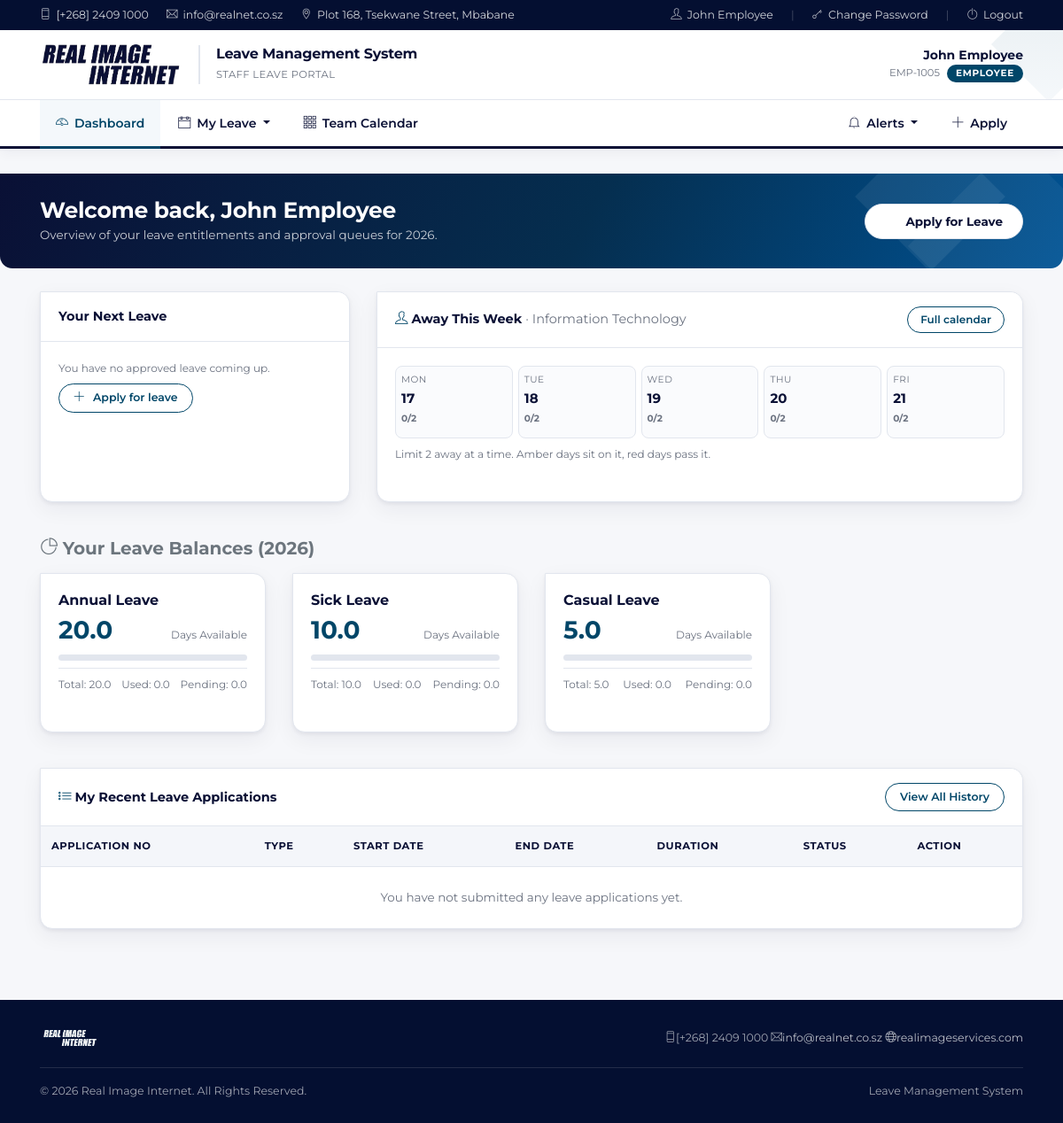
The page /modules/dashboard/index.php (signed in) on the database its author committed.
### tables this page shows
CREATE TABLE IF NOT EXISTS `departments` (
    `id` INT AUTO_INCREMENT PRIMARY KEY,
    `name` VARCHAR(100) NOT NULL,
    `line_manager_id` INT NULL,
     
     
    `max_concurrent_absences` INT NULL DEFAULT NULL
);

CREATE TABLE IF NOT EXISTS `leave_entitlements` (
    `id` INT AUTO_INCREMENT PRIMARY KEY,
    `user_id` INT NOT NULL,
    `leave_type_id` INT NOT NULL,
    `year` INT NOT NULL,
    `total_days` DECIMAL(5,2) NOT NULL DEFAULT 0.00,
    `used_days` DECIMAL(5,2) NOT NULL DEFAULT 0.00,
    `pending_days` DECIMAL(5,2) NOT NULL DEFAULT 0.00,
    CONSTRAINT `fk_entitlements_user` FOREIGN KEY (`user_id`) REFERENCES `users`(`id`) ON DELETE CASCADE,
    CONSTRAINT `fk_entitlements_type` FOREIGN KEY (`leave_type_id`) REFERENCES `leave_types`(`id`) ON DELETE CASCADE,
    UNIQUE KEY `unique_user_type_year` (`user_id`, `leave_type_id`, `year`)
);

CREATE TABLE IF NOT EXISTS `leave_types` (
    `id` INT AUTO_INCREMENT PRIMARY KEY,
    `name` VARCHAR(50) NOT NULL,
    `code` VARCHAR(10) NOT NULL UNIQUE,
    `max_days_per_year` INT NOT NULL DEFAULT 0,
    `requires_attachment` TINYINT(1) NOT NULL DEFAULT 0,
    `is_paid` TINYINT(1) NOT NULL DEFAULT 1,
     
     
    `min_days_per_request` DECIMAL(4,1) NOT NULL DEFAULT 0.5,
    `max_days_per_request` DECIMAL(5,1) NULL DEFAULT NULL,
    `allow_half_day` TINYINT(1) NOT NULL DEFAULT 1,
     
    `min_notice_days` INT NOT NULL DEFAULT 0,
     
     
    `attachment_threshold_days` DECIMAL(4,1) NOT NULL DEFAULT 0.0,
     
    `is_active` TINYINT(1) NOT NULL DEFAULT 1
);

### modules/dashboard/index.php (the view, shortened to what the rows shown need)
<?php
require_once __DIR__ . '/../../helpers/LeaveCapacity.php';
$userId = $_SESSION['user_id'];
$db = getDBConnection();
$stmtEnt = $db->prepare("
    SELECT e.*, t.name as leave_name, t.code
    FROM leave_entitlements e
    JOIN leave_types t ON e.leave_type_id = t.id
    WHERE e.user_id = :user_id AND e.year = :year
");
$stmtEnt->execute(['user_id' => $userId, 'year' => date('Y')]);
$entitlements = $stmtEnt->fetchAll();
$capacity = new LeaveCapacity($db);
$ownDept  = isset($_SESSION['department_id']) && $_SESSION['department_id'] !== null
    ? (int)$_SESSION['department_id']
    : null;
$weekStart   = date('Y-m-d');
$weekEnd     = date('Y-m-d', strtotime('+6 days'));
$weekDept    = $ownDept;
$weekDays      = [];
$weekDeptName  = null;
$weekLimit     = null;
if ($weekDept !== null) {
    $limits        = $capacity->departmentLimits([$weekDept]);
    $weekDeptName  = $limits[$weekDept]['name'] ?? null;
    $weekLimit     = $limits[$weekDept]['limit'] ?? null;
    $weekAbsences = $capacity->absencesInRange([$weekDept], $weekStart, $weekEnd);
    $weekWarnings = [];
    foreach ($weekAbsences as $date => $absences) {
        $weekDays[] = [
            'date'      => $date,
            'absences'  => $absences,
            'state'     => $weekWarnings[$date] ?? null,
        ];
    }
}
?>
<div class="row mb-4">
    <div class="col-lg-8 mb-3">
        <div class="card h-100">
            <div class="card-header bg-white d-flex justify-content-between align-items-center">
                <span class="font-weight-bold text-dark">
                    <i class="ti-user text-primary"></i> Away This Week
                    <?php if ($weekDeptName !== null): ?>
                        <span class="text-muted font-weight-normal">&middot; <?php echo htmlspecialchars($weekDeptName); ?></span>
                    <?php endif; ?>
                </span>
            </div>
            <div class="card-body">
                <?php if ($weekDept === null): ?>
                    <p class="text-muted small mb-0">
                        You are not assigned to a department, so there is no team view to show.
                    </p>
                <?php elseif (empty($weekDays)): ?>
                    <p class="text-muted small mb-0">No working days in the next seven, so nobody is scheduled away.</p>
                <?php else: ?>
                    <div class="ri-week">
                        <?php foreach ($weekDays as $day): ?>
                            <?php
                            $dayClass = 'ri-week-day';
                            ?>
                            <div class="<?php echo $dayClass; ?>">
                            </div>
                        <?php endforeach; ?>
                    </div>
                    <div class="small text-muted mt-2">
                        <?php if ($weekLimit === null): ?>
                            No absence limit is configured for this department.
                        <?php else: ?>
                            Limit <?php echo (int)$weekLimit; ?> away at a time. Amber days sit on it, red days pass it.
                        <?php endif; ?>
                    </div>
                <?php endif; ?>
            </div>
        </div>
    </div>
</div>
<div class="row mb-4">
    <?php if (empty($entitlements)): ?>
        <div class="col-12">
            <div class="alert alert-warning">No leave entitlements allocated for your account for year <?php echo date('Y'); ?>.</div>
        </div>
    <?php else: ?>
        <?php foreach ($entitlements as $ent):
            $available = (float)$ent['total_days'] - (float)$ent['used_days'] - (float)$ent['pending_days'];
            $total      = (float)$ent['total_days'];
        ?>
        <div class="col-md-3 mb-3">
            <div class="card h-100">
                <div class="card-body">
                    <h6 class="font-weight-bold text-dark"><?php echo htmlspecialchars($ent['leave_name']); ?></h6>
                    <div class="d-flex justify-content-between align-items-baseline mt-2">
                        <span class="h3 font-weight-bold text-primary mb-0"><?php echo number_format($available, 1); ?></span>
                        <span class="small text-muted">Days Available</span>
                    </div>
                    <div class="ri-usebar" title="<?php echo number_format($ent['used_days'], 1); ?> taken, <?php echo number_format($ent['pending_days'], 1); ?> awaiting approval of <?php echo number_format($total, 1); ?>">
                    </div>
                    <hr class="my-2">
                    <div class="d-flex justify-content-between small text-muted">
                        <span>Total: <?php echo number_format($ent['total_days'], 1); ?></span>
                        <span>Used: <?php echo number_format($ent['used_days'], 1); ?></span>
                        <span>Pending: <?php echo number_format($ent['pending_days'], 1); ?></span>
                    </div>
                </div>
            </div>
        </div>
        <?php endforeach; ?>
    <?php endif; ?>
</div>
<div class="card">
    <div class="card-body p-0">
        <div class="table-responsive">
            <table class="table table-hover mb-0">
                <thead class="thead-light">
                    <tr>
                        <th>Application No</th>
                        <th>Type</th>
                        <th>Start Date</th>
                        <th>End Date</th>
                        <th>Duration</th>
                        <th>Status</th>
                        <th>Action</th>
                    </tr>
                </thead>
            </table>
        </div>
    </div>
</div>
<?php
require_once __DIR__ . '/../../includes/layout.php';
?>

### rows shown on the page
departments: name "Information Technology", max_concurrent_absences "2"
leave_entitlements: leave_type.name "Annual Leave", available "20.0", total_days "20.0", used_days "0.0", pending_days "0.0"
leave_entitlements: leave_type.name "Sick Leave", available "10.0", total_days "10.0", used_days "0.0", pending_days "0.0"
leave_entitlements: leave_type.name "Casual Leave", available "5.0", total_days "5.0", used_days "0.0", pending_days "0.0"

### other values the page prints
ORG_PHONE "[+268] 2409 1000"
ORG_EMAIL "info@realnet.co.sz"
ORG_ADDRESS "Plot 168, Tsekwane Street, Mbabane"
$userName "John Employee"
APP_SHORT_NAME "Leave Management System"
$userEmpId "EMP-1005"
$userRole "EMPLOYEE"
$pageHeading "Welcome back, John Employee"
$pageSubtitle "Overview of your leave entitlements and approval queues for 2026."
date('D', strtotime($day['date'])) "MON"
date('j', strtotime($day['date'])) "17"
count($day['absences']) "0"
$weekHeadcount "2"
date('D', strtotime($day['date'])) "TUE"
date('j', strtotime($day['date'])) "18"
